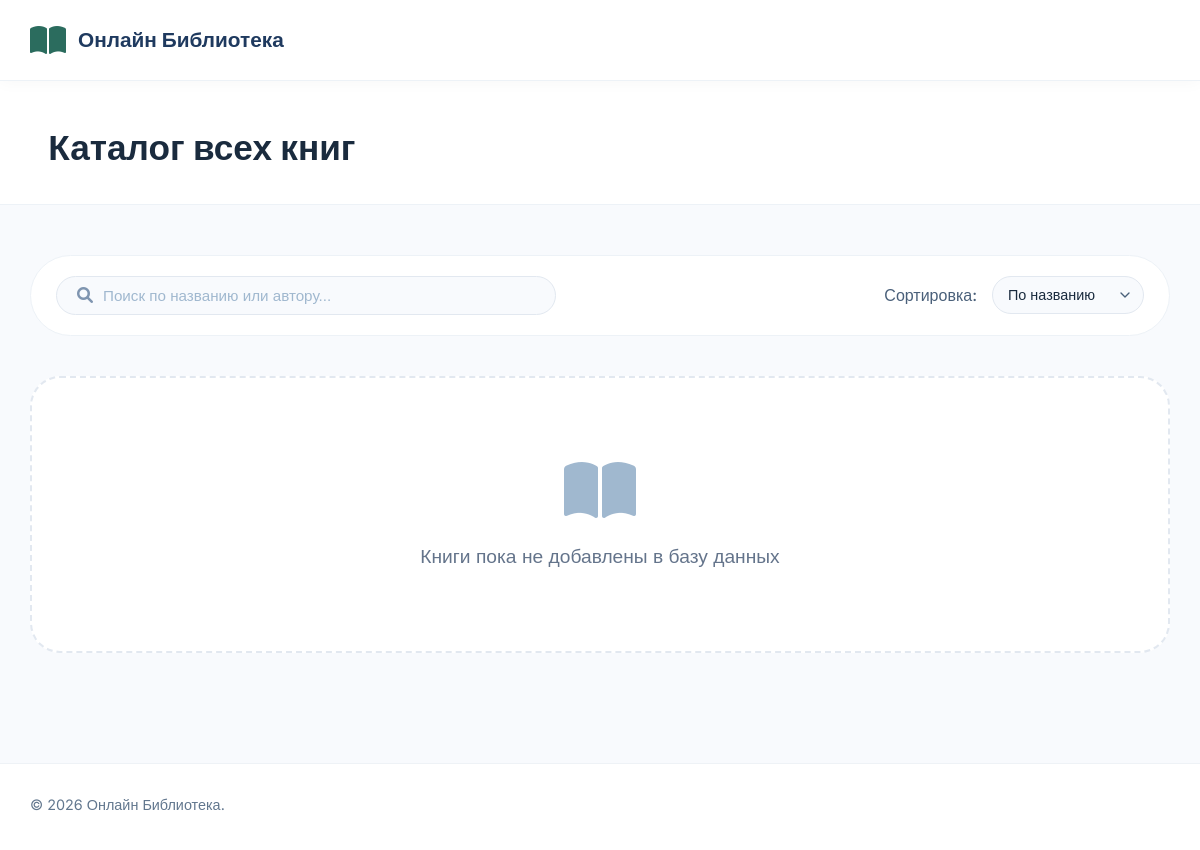
Before: /library_page/ with the older database file.
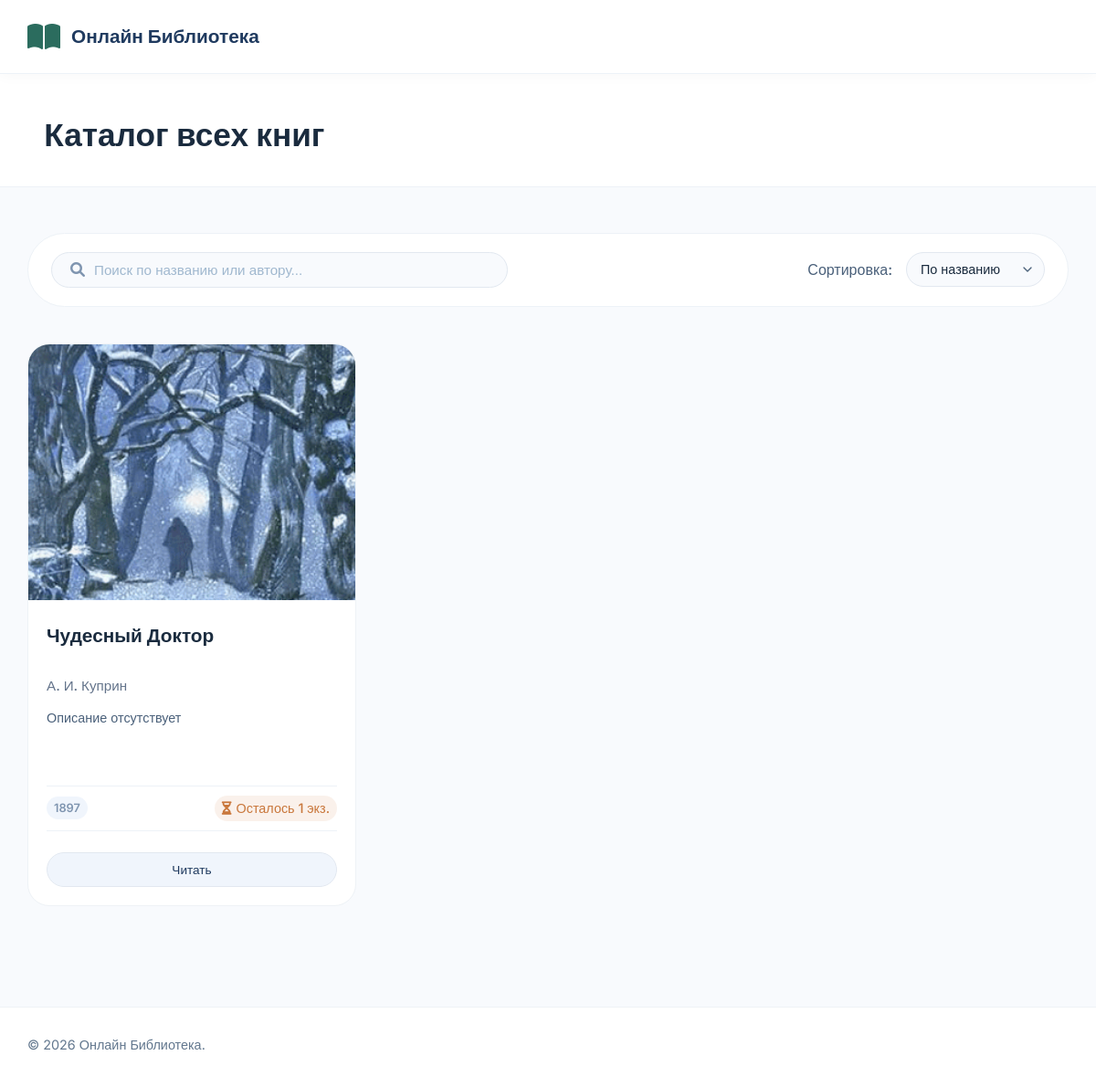
After: the same page with the newer database file.
### main/models.py (models this page shows, shortened)
class Book(models.Model):
    STATUS_CHOICES = [
        ('available', 'В наличии'),
        ('limited', 'Ограниченное количество'),
        ('out', 'Нет в наличии'),
        ('expected', 'Ожидается'),
    ]
    GENRE_CHOICES = {
        'fiction': 'Художественная литература',
        'nonfiction': 'Нон-фикшн',
        'science': 'Научная литература',
        'fantasy': 'Фэнтези',
        'detective': 'Детектив',
        'romance': 'Роман',
        'poetry': 'Поэзия',
        'children': 'Детская литература',
        'history': 'История',
        'biography': 'Биография',
        'other': 'Другое',
    }
    LANGUAGE_CHOICES = [
        ('ru', 'Русский'),
        ('en', 'Английский'),
        ('de', 'Немецкий'),
        ('fr', 'Французский'),
        ('es', 'Испанский'),
        ('other', 'Другой'),
    ]
    title = models.CharField('Название', max_length=300)
    author = models.CharField('Автор', max_length=200, default='')
    year = models.IntegerField('Год издания', null=True, blank=True)
    isbn = models.CharField('ISBN', max_length=20, blank=True, null=True)
    publisher = models.CharField('Издательство', max_length=200, blank=True, null=True)
    pages = models.IntegerField('Количество страниц', blank=True, null=True)
    genre = models.CharField('Жанр', max_length=50, choices=GENRE_CHOICES, default='')
    description = models.TextField('Краткое описание', max_length=500, blank=True)
    full_description = models.TextField('Полное описание', blank=True)
    cover_image = models.ImageField('Обложка', upload_to='static/covers/', blank=True, null=True)
    book_content = models.FileField('Текстовое содержание книги', upload_to='static/contents/', blank=True, null=True)
    book_file = models.FileField('Файл книги', upload_to='static/books/', blank=True, null=True)
    quantity = models.IntegerField('Количество экземпляров', default=1)
    status = models.CharField('Статус', max_length=20, choices=STATUS_CHOICES, default='available')
    language = models.CharField('Язык', max_length=20, choices=LANGUAGE_CHOICES, default='ru')
    is_new = models.BooleanField('Новинка', default=False)
    is_bestseller = models.BooleanField('Бестселлер', default=False)
    is_recommended = models.BooleanField('Рекомендуемое', default=False)
    for_kids = models.BooleanField('Детская литература', default=False)
    limited_edition = models.BooleanField('Лимитированное издание', default=False)
    added_date = models.DateField('Дата добавления', default=timezone.now)
    created_at = models.DateTimeField('Дата создания', auto_now_add=True, null=True)
    updated_at = models.DateTimeField('Дата обновления', auto_now=True)
    class Meta:
        verbose_name = 'Книга'
        verbose_name_plural = 'Книги'
        ordering = ['-created_at']

### main/views.py (the view)
# urls.py: path("library_page/", views.library_page, name="library"),
def library_page(request):
    books = Book.objects.all()
    context = {
        "books": books,
    }
    return render(request, "LibraryPage.html", context)

### templates/LibraryPage.html (shortened to what the changed rows need)
<!DOCTYPE html>
{% load static %}
<html lang="ru">
<head>
    <link rel="stylesheet" href="{% static 'css/LibraryPageStyle.css' %}">
    <link rel="stylesheet" href="https://cdnjs.cloudflare.com/ajax/libs/font-awesome/6.0.0-beta3/css/all.min.css">
</head>
<body>
    <div class="wrapper">
        <section class="catalog-header">
            <div class="container">
                <h1> Каталог всех книг</h1>
            </div>
        </section>
        <section class="all-books">
            <div class="container">
                <div class="books-grid">
                    {% for book in books %}
                    <div class="book-card">
                        <div class="book-cover">
                            {% if book.cover_image %}
                                <img src="{{ book.cover_image.url }}" alt="{{ book.title }}">
                            {% else %}
                                <i class="fas fa-book"></i>
                            {% endif %}
                        </div>
                        <div class="book-info">
                            <h3 title="{{ book.title }}">{{ book.title }}</h3>
                            <p class="author" title="{{ book.author }}">{{ book.author }}</p>
                            <p class="description" title="{{ book.description|default:'Описание отсутствует' }}">
                                {{ book.description|default:"Описание отсутствует"|truncatechars:120 }}
                            </p>
                            <div class="book-meta">
                                {% if book.year %}
                                    <span class="year">{{ book.year }}</span>
                                {% else %}
                                    <span class="year">Год неизв.</span>
                                {% endif %}
                                <span class="status
                                    {% if book.status == 'available' %}available
                                    {% elif book.status == 'limited' %}limited
                                    {% elif book.status == 'out' %}out
                                    {% elif book.status == 'expected' %}expected
                                    {% endif %}">
                                    <i class="fas
                                        {% if book.status == 'available' %}fa-check-circle
                                        {% elif book.status == 'limited' %}fa-hourglass-half
                                        {% elif book.status == 'out' %}fa-times-circle
                                        {% elif book.status == 'expected' %}fa-clock
                                        {% else %}fa-question-circle
                                        {% endif %}"></i>
                                    {% if book.status == 'available' %}
                                        В наличии
                                        {% if book.quantity > 1 %}
                                            ({{ book.quantity }})
                                        {% endif %}
                                    {% elif book.status == 'limited' %}
                                        Осталось {{ book.quantity }} экз.
                                    {% elif book.status == 'out' %}
                                        Нет в наличии
                                    {% elif book.status == 'expected' %}
                                        Ожидается
                                    {% else %}
                                        {{ book.get_status_display }}
                                    {% endif %}
                                </span>
                            </div>
                            <a href="/live_book_page/?book_title={{ book.title|urlencode }}" class="btn btn-small">
                                Читать
                            </a>
                        </div>
                    </div>
                    {% empty %}
                    <div class="no-books">
                        <i class="fas fa-book-open"></i>
                        <p>Книги пока не добавлены в базу данных</p>
                    </div>
                    {% endfor %}
                </div>
            </div>
        </section>
    </div>
</body>
</html>

Changed rows visible on the page:
added Book: cover_image (picture), title "Чудесный Доктор", author "А. И. Куприн", description "Описание отсутствует", year "1897", quantity "1"
Other visible differences:
text no longer shown: "Книги пока не добавлены в базу данных"
